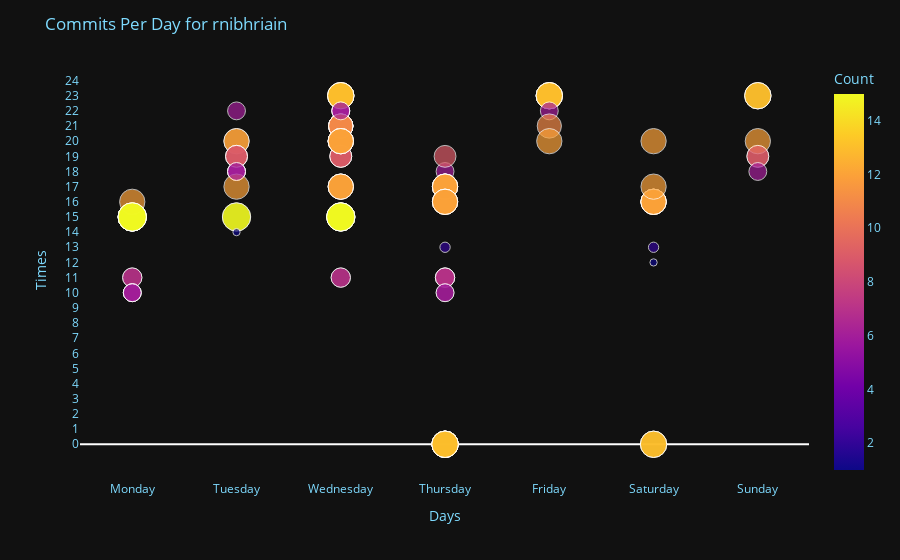

Here is the notebook cell this chart was saved with:
### Markdown cell above
### Productive Hours Graph Setup

### Code cell
fig3 = px.scatter(df2, x="Days", y="Times", color='Count', size='Count')

fig3.update_xaxes(showgrid=False, categoryorder='array', categoryarray= ['Monday', 'Tuesday', 'Wednesday', 'Thursday', 'Friday', 'Saturday', 'Sunday'])

fig3.update_yaxes(showgrid=False, tickvals=[0, 1, 2, 3, 4, 5, 6, 7, 8, 9, 10, 11, 12, 13, 14, 15, 16, 17, 18, 19, 20, 21, 22, 23, 24])

fig3.update_layout(
    plot_bgcolor=colors['background'],
    paper_bgcolor=colors['background'],
    font_color=colors['text'],
    title = f'Commits Per Day for {user}'
)

### Figure 1 — Plotly figure (JSON) as saved in the notebook; plotly's stock layout.template omitted (floating-point values rounded to 4 significant figures)
{"data": [{"hovertemplate": "Days=%{x}<br>Times=%{y}<br>Count=%{marker.color}<extra></extra>", "legendgroup": "", "marker": {"color": [12, 11, 11, 11, 11, 6, 15, 9, 12, 9, 2, 6, 9, 6, 7, 7, 7, 6, 6, 13, 13, 13, 13, 13, 13, 13, 13, 13, 13, 13, 13, 13, 13, 6, 6, 6, 11, 11, 11, 11, 11, 11, 12, 12, 12, 9, 9, 9, 15, 15, 15, 15, 15, 12, 12, 9, 9, 6, 6, 6, 12, 15, 15, 1, 12, 12, 12, 12, 12, 12, 2, 1, 13, 13, 13, 13, 13, 13, 13, 13, 6, 11, 12, 7, 7, 15, 15, 15, 15, 13, 6, 12, 12, 12, 12, 12, 12, 12, 12, 9, 6, 12, 15, 15, 15, 7, 7, 6, 6, 6, 6, 13, 13, 13, 12, 12, 12, 12, 12, 12, 12, 12, 12, 12, 12, 12], "coloraxis": "coloraxis", "size": [12, 11, 11, 11, 11, 6, 15, 9, 12, 9, 2, 6, 9, 6, 7, 7, 7, 6, 6, 13, 13, 13, 13, 13, 13, 13, 13, 13, 13, 13, 13, 13, 13, 6, 6, 6, 11, 11, 11, 11, 11, 11, 12, 12, 12, 9, 9, 9, 15, 15, 15, 15, 15, 12, 12, 9, 9, 6, 6, 6, 12, 15, 15, 1, 12, 12, 12, 12, 12, 12, 2, 1, 13, 13, 13, 13, 13, 13, 13, 13, 6, 11, 12, 7, 7, 15, 15, 15, 15, 13, 6, 12, 12, 12, 12, 12, 12, 12, 12, 9, 6, 12, 15, 15, 15, 7, 7, 6, 6, 6, 6, 13, 13, 13, 12, 12, 12, 12, 12, 12, 12, 12, 12, 12, 12, 12], "sizemode": "area", "sizeref": 0.0375, "symbol": "circle"}, "mode": "markers", "name": "", "orientation": "v", "showlegend": false, "type": "scatter", "x": ["Thursday", "Wednesday", "Wednesday", "Wednesday", "Wednesday", "Thursday", "Monday", "Sunday", "Sunday", "Sunday", "Thursday", "Sunday", "Thursday", "Tuesday", "Thursday", "Thursday", "Thursday", "Thursday", "Thursday", "Thursday", "Thursday", "Thursday", "Thursday", "Thursday", "Thursday", "Thursday", "Thursday", "Thursday", "Thursday", "Wednesday", "Wednesday", "Wednesday", "Wednesday", "Wednesday", "Wednesday", "Wednesday", "Wednesday", "Wednesday", "Wednesday", "Wednesday", "Wednesday", "Wednesday", "Wednesday", "Wednesday", "Wednesday", "Wednesday", "Wednesday", "Wednesday", "Wednesday", "Wednesday", "Wednesday", "Wednesday", "Wednesday", "Tuesday", "Tuesday", "Tuesday", "Tuesday", "Tuesday", "Tuesday", "Tuesday", "Tuesday", "Tuesday", "Tuesday", "Tuesday", "Saturday", "Saturday", "Saturday", "Saturday", "Saturday", "Saturday", "Saturday", "Saturday", "Saturday", "Saturday", "Saturday", "Friday", "Friday", "Friday", "Friday", "Friday", "Friday", "Friday", "Friday", "Wednesday", "Wednesday", "Monday", "Monday", "Monday", "Monday", "Wednesday", "Wednesday", "Wednesday", "Wednesday", "Wednesday", "Wednesday", "Wednesday", "Wednesday", "Wednesday", "Wednesday", "Tuesday", "Tuesday", "Monday", "Monday", "Monday", "Monday", "Monday", "Monday", "Monday", "Monday", "Monday", "Monday", "Sunday", "Sunday", "Sunday", "Saturday", "Saturday", "Thursday", "Thursday", "Thursday", "Thursday", "Thursday", "Thursday", "Thursday", "Thursday", "Thursday", "Thursday"], "xaxis": "x", "y": [16, 21, 21, 21, 21, 18, 15, 19, 20, 19, 13, 18, 19, 22, 11, 11, 11, 10, 10, 0, 0, 0, 0, 0, 0, 0, 0, 0, 0, 23, 23, 23, 23, 22, 22, 22, 21, 21, 21, 21, 21, 21, 20, 20, 20, 19, 19, 19, 15, 15, 15, 15, 15, 20, 20, 19, 19, 18, 18, 18, 17, 15, 15, 14, 16, 16, 16, 16, 16, 16, 13, 12, 0, 0, 0, 23, 23, 23, 23, 23, 22, 21, 20, 11, 11, 15, 15, 15, 15, 23, 22, 20, 20, 20, 20, 17, 17, 17, 17, 19, 18, 16, 15, 15, 15, 11, 11, 10, 10, 10, 10, 23, 23, 23, 20, 17, 17, 17, 17, 17, 17, 17, 16, 16, 16, 16], "yaxis": "y"}], "layout": {"coloraxis": {"colorbar": {"title": {"text": "Count"}}, "colorscale": [[0, "#0d0887"], [0.1111, "#46039f"], [0.2222, "#7201a8"], [0.3333, "#9c179e"], [0.4444, "#bd3786"], [0.5556, "#d8576b"], [0.6667, "#ed7953"], [0.7778, "#fb9f3a"], [0.8889, "#fdca26"], [1, "#f0f921"]]}, "font": {"color": "#7FDBFF"}, "legend": {"itemsizing": "constant", "tracegroupgap": 0}, "margin": {"t": 60}, "paper_bgcolor": "#111111", "plot_bgcolor": "#111111", "title": {"text": "Commits Per Day for rnibhriain"}, "xaxis": {"anchor": "y", "categoryarray": ["Monday", "Tuesday", "Wednesday", "Thursday", "Friday", "Saturday", "Sunday"], "categoryorder": "array", "domain": [0, 1], "showgrid": false, "title": {"text": "Days"}}, "yaxis": {"anchor": "x", "domain": [0, 1], "showgrid": false, "tickvals": [0, 1, 2, 3, 4, 5, 6, 7, 8, 9, 10, 11, 12, 13, 14, 15, 16, 17, 18, 19, 20, 21, 22, 23, 24], "title": {"text": "Times"}}}}
